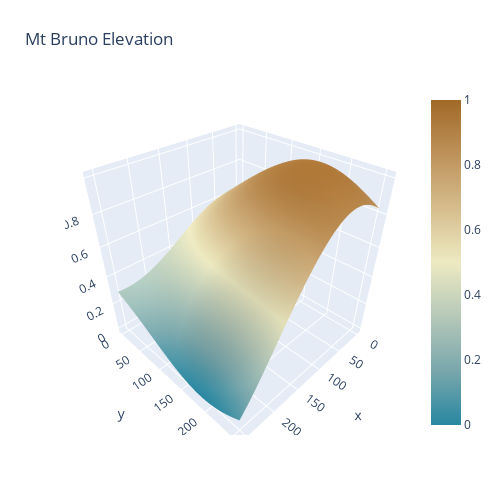

Notebook code for this chart:
### Code cell
with open('map.txt') as file:
    array2d = [[float(digit) for digit in line.split()] for line in file]

hmap = np.array(array2d)
assert(hmap.shape[0] == hmap.shape[1])

x, y = np.meshgrid(range(hmap.shape[0]), range(hmap.shape[1]))

#sh_0, sh_1 = z.shape
#x, y = np.linspace(0, 1, sh_0), np.linspace(0, 1, sh_1)
fig = go.Figure(data=[go.Surface(z=hmap, x=x, y=y, colorscale='earth', reversescale=True)])
fig.update_layout(title='Mt Bruno Elevation', autosize=False,
                  width=500, height=500,
                  margin=dict(l=65, r=50, b=65, t=90))
fig.show()

### Figure 1 — Plotly figure (JSON) as saved in the notebook; plotly's stock layout.template omitted (floating-point values rounded to 4 significant figures; data arrays with more than 128 entries replaced by an {"elided": "..."} marker saying what was removed)
{"data": [{"colorscale": [[0, "rgb(161, 105, 40)"], [0.1667, "rgb(189, 146, 90)"], [0.3333, "rgb(214, 189, 141)"], [0.5, "rgb(237, 234, 194)"], [0.6667, "rgb(181, 200, 184)"], [0.8333, "rgb(121, 167, 172)"], [1, "rgb(40, 135, 161)"]], "reversescale": true, "type": "surface", "x": {"elided": "256x256 int values"}, "y": {"elided": "256x256 int values"}, "z": {"elided": "256x256 float values"}}], "layout": {"autosize": false, "height": 500, "margin": {"b": 65, "l": 65, "r": 50, "t": 90}, "title": {"text": "Mt Bruno Elevation"}, "width": 500}}
